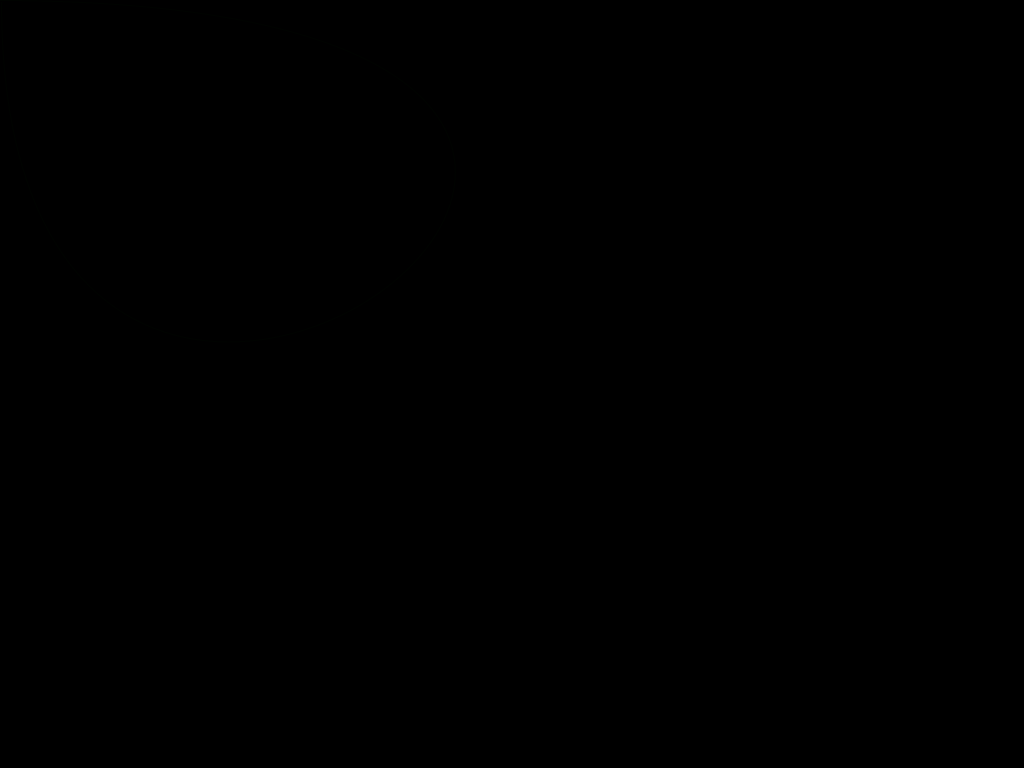
Frame 1 (no input)
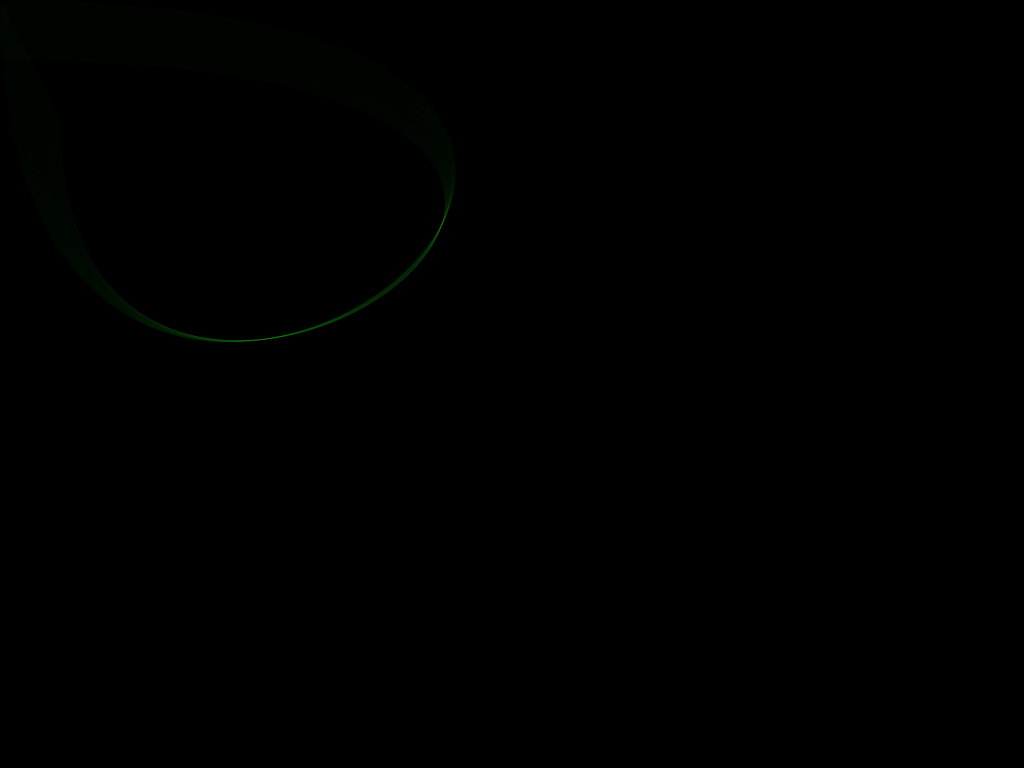
Frame 60 (the mouse pressed at the canvas centre just before this capture)
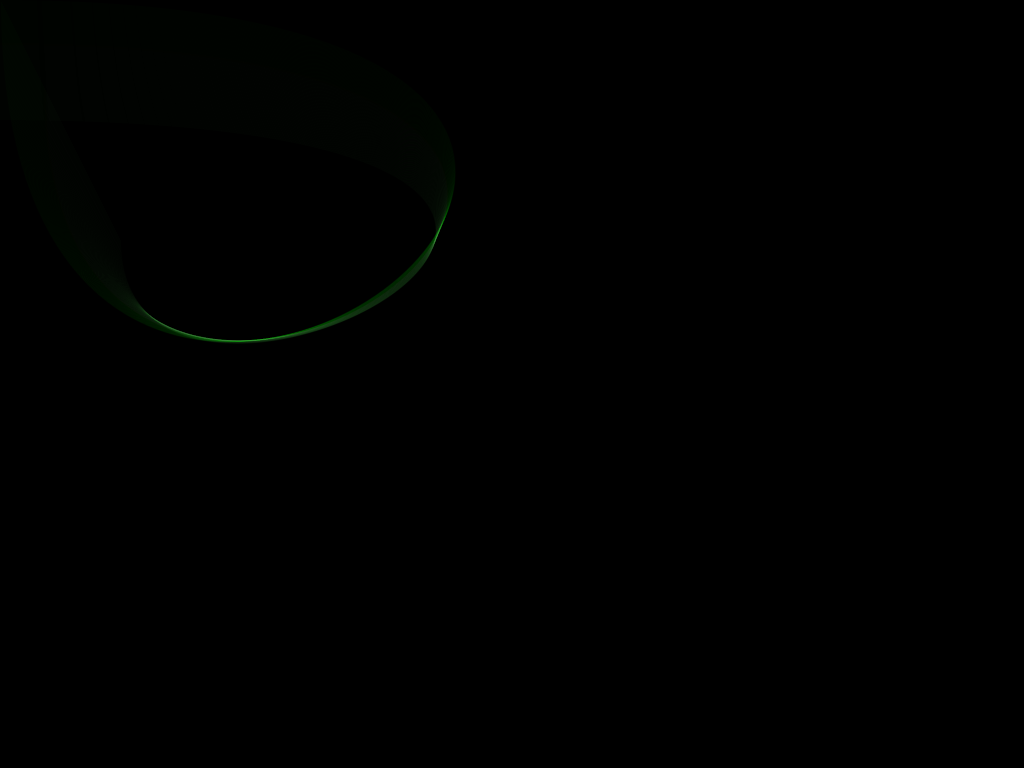
Frame 120 (the mouse held since frame 60 and released just before this capture)

The Processing sketch that drew these frames (run headless with seeded random() and noise(); from frame 60 on, the mouse is pressed at the canvas centre):

// Processing sketch: processing_144394
// ── processing_144394.pde

/* Shim Sang Joon 
 201420086 
 */

float c1 = 0; 
float c2 = 0;     
float c1a = 1;   
float c2b = -1;  

int x = mouseX; 
int y = mouseY;
int x2 = 1;
int y2 = 1;
int xSpeed = 1; 
int ySpeed = 2; 
int xSpeed2 = 1;
int ySpeed2 = 1;

void setup() { 
  size(1024, 768); 
  background(0);
} 

void draw() { 
  x = x + xSpeed; 
  y = y + ySpeed; 
  x2 = x2 + xSpeed2;
  y2 = y2 + ySpeed2;

  if ((x > width) || (x < 0)) { 
    xSpeed = xSpeed * -1;
  } 
  if ((y > height) ||(y < 0)) { 
    ySpeed = ySpeed * -1;
  }
  if ((x2 > width) || (x2 < 0)) {
    xSpeed2 = xSpeed2 * -1;
  }
  if ((y2 > height) || (y2 <0 )) {
    ySpeed2 = ySpeed2 * - 1;
  } 
  noFill();
  stroke(c1, 255, c2, 3); 
  c1 = c1 + c1a; 
  c2 = c2 + c2b;
 
 // I use color bouncing for the white line 

  if (c1 < 0 || c1 > 255) { 
    c1a *= -1;
  } 
  if (c2 < 0 || c2 > 255) { 
    c2b *= -1;
  } 

  bezier(x-x2, y-y2, width-x, y2, x2, height-y, x, y );
}
